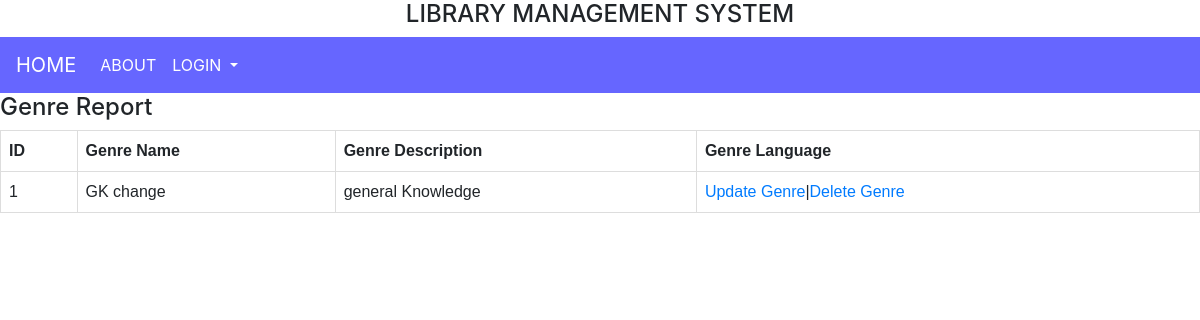
Screenshot of /basic/gen_list/ with the database file from the repository.
### appERP/models.py (models this page shows, shortened)
class Genre(models.Model):
    genre_name=models.CharField(max_length=200)
    genre_description=models.CharField(max_length=200)

### appERP/views.py (the view)
# urls.py: path('gen_list/', views.GenreListView.as_view(), name='gen_list'),
class GenreListView(ListView):
    model = Genre
    context_object_name = 'gen_list'
    template_name = 'genre_list.html'

### templates/genre_list.html (shortened to what this page needs)
<!DOCTYPE html>
{% extends 'admin_basic_page.html' %}
{% block body_block %}
<head>
</head>
<body>
<h4>Genre Report</h4>
<table>
  <tr>
      <th> ID </th>
    <th> Genre Name </th>
    <th> Genre Description </th>
      <th> Genre Language </th>
  </tr>
   {% for i in gen_list %}
    <tr>
    <td>{{ i.id }}</td>
    <td>{{ i.genre_name }}</td>
    <td>{{ i.genre_description }}</td>
        <td> <a href="{% url 'appERP:gen_update' pk=i.pk %}">Update Genre</a>|<a href="{% url 'appERP:gen_delete' pk=i.pk %}">Delete Genre</a></td>
  </tr>
    {% endfor %}
</table>
</body>
{% endblock %}

### templates/genre_list.html (style rules this page uses)
table { font-family: arial, sans-serif; border-collapse: collapse; width: 100%; }
td, th { border: 1px solid #dddddd; text-align: left; padding: 8px; }

### rows the page displays
Genre: id "1", genre_name "GK change", genre_description "general Knowledge"
